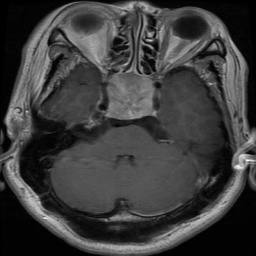
#> input picture Noise_Removing_From_Image/Images/image1.jpg, 256 x 256 px
$ jupyter execute app.ipynb
#> lines starting #> are read from the running program, lines starting #| are printed output that depends on the picture
[cell 1]
import cv2

Blog Link: https://www.scaler.com/topics/how-to-remove-noise-from-image-using-opencv-python/

Noise tolerance is an important aspect of computer vision, as it enables the algorithm to correctly detect and classify objects even when the input data is corrupted or noisy.

In computer vision, noise can refer to any unwanted variation or distortion in the input image or video, including variations in lighting, image blur, motion blur, sensor noise, and other forms of noise. Noise tolerance is an important consideration in computer vision, as it can significantly impact the accuracy and reliability of the algorithm. By employing techniques such as image preprocessing, feature selection, robust estimation, and deep learning, computer vision algorithms can become more robust to noise and perform more effectively in real-world settings.

### Non-local Means Denoising

[cell 2]
# Load the image

img = cv2.imread(filename="Images/image1.jpg")
#> img is the input picture: shape (256, 256, 3); min 0, max 252, mean 60.8
denoised_img = cv2.fastNlMeansDenoising(src=img, dst=None, h=10, templateWindowSize=10, searchWindowSize=7)

# show the image
cv2.imshow(winname="Real image", mat=img)
cv2.imshow(winname="denoised_img", mat=denoised_img)
cv2.waitKey()
cv2.destroyAllWindows()

### medianBlur

[cell 3]
img = cv2.imread(filename="Images/image1.jpg")
# if you increase the ksize value then image will be more blurry
denoised_img = cv2.medianBlur(src=img, ksize=5)
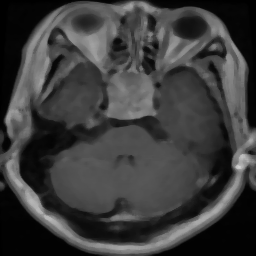
#> denoised_img: shape (256, 256, 3); min 0, max 208, mean 60.5

# show the image
cv2.imshow(winname="Real image", mat=img)
cv2.imshow(winname="medianblurImage", mat=denoised_img)
cv2.waitKey()
cv2.destroyAllWindows()

### GaussianBlur

[cell 4]
img = cv2.imread(filename="Images/image1.jpg")
# if you increase the ksize value then image will be more blurry
denoised_img = cv2.GaussianBlur(src=img, ksize=(5, 5), sigmaX=0, sigmaY=0.5)

# show the image
cv2.imshow(winname="Real image", mat=img)
cv2.imshow(winname="gaussianblurImage", mat=denoised_img)
cv2.waitKey()
cv2.destroyAllWindows()
